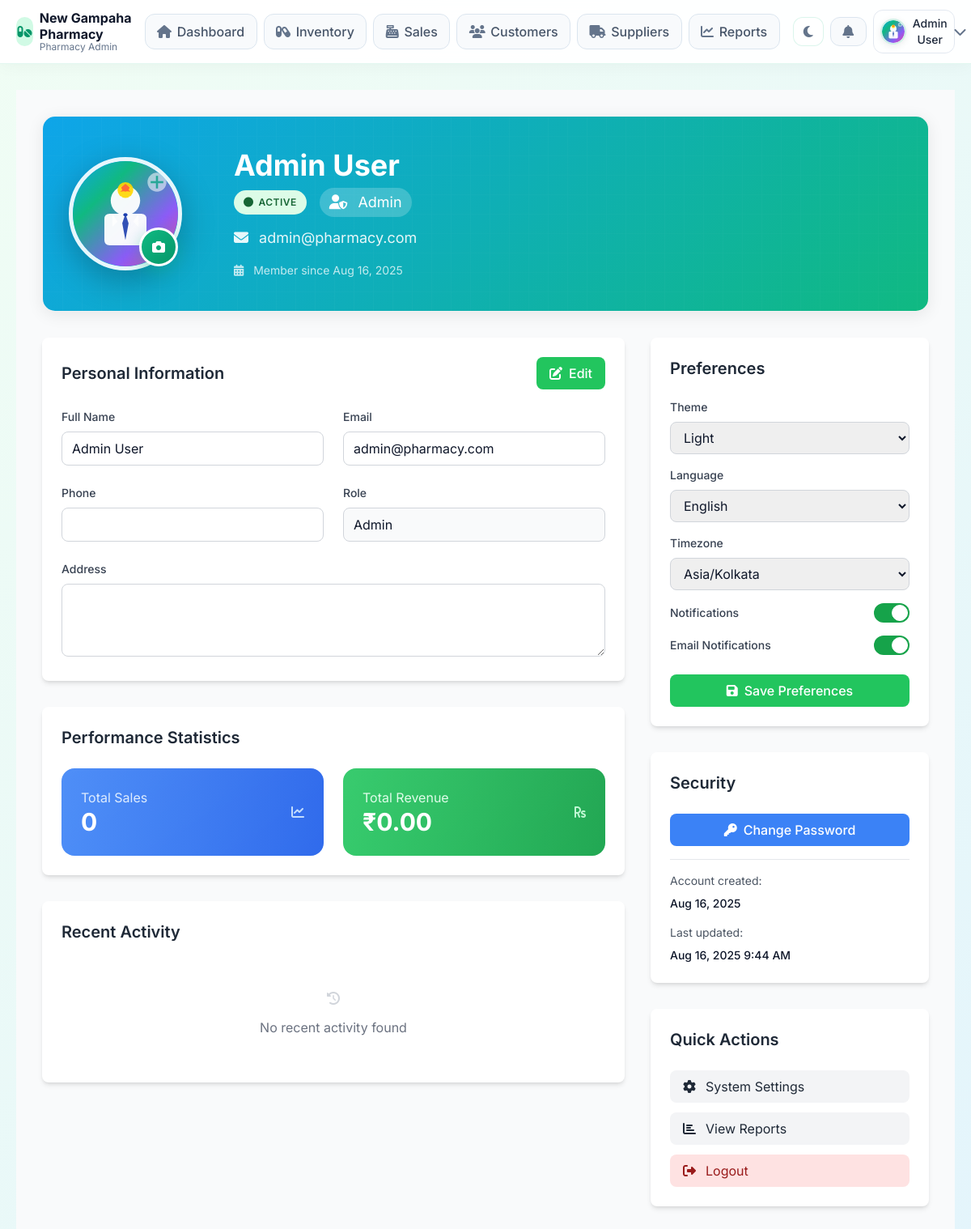
Page /admin/modules/profile/index.php (signed in) on the committed database.
### tables this page shows
CREATE TABLE users (
    id INT PRIMARY KEY AUTO_INCREMENT,
    name VARCHAR(100) NOT NULL,
    email VARCHAR(100) UNIQUE NOT NULL,
    password VARCHAR(255) NOT NULL,
    role ENUM('admin', 'pharmacist', 'customer') NOT NULL DEFAULT 'customer',
    phone VARCHAR(20),
    address TEXT,
    profile_image VARCHAR(255),
    status ENUM('active', 'inactive') DEFAULT 'active',
    created_at TIMESTAMP DEFAULT CURRENT_TIMESTAMP,
    updated_at TIMESTAMP DEFAULT CURRENT_TIMESTAMP ON UPDATE CURRENT_TIMESTAMP
);

### admin/modules/profile/index.php (the view, shortened to what the rows shown need)
<?php
require_once '../../bootstrap.php';
$user_id = $_SESSION['user_id'];
$stmt = $pdo->prepare("
    SELECT u.*, up.theme, up.language, up.timezone, up.notifications, up.email_notifications
    FROM users u
    LEFT JOIN user_preferences up ON u.id = up.user_id
    WHERE u.id = ?
");
$stmt->execute([$user_id]);
include '../../includes/header.php';
?>
<link rel="stylesheet" href="../../assets/css/profile.css">
<div class="min-h-screen bg-gray-50 py-8">
    <div class="max-w-7xl mx-auto px-4 sm:px-6 lg:px-8">
        <div class="profile-card mb-8">
            <div class="profile-header px-8 py-10">
                <div class="flex items-center space-x-8">
                    <div class="text-white flex-grow">
                        <h1 class="text-4xl font-bold mb-2"><?php echo htmlspecialchars($user['name']); ?></h1>
                        <div class="flex items-center gap-4 mb-3">
                            <span class="profile-status-badge profile-status-<?php echo $user['status']; ?>">
                                <i class="fas fa-circle"></i>
                                <?php echo ucfirst($user['status']); ?>
                            </span>
                            <span class="text-lg capitalize bg-white bg-opacity-20 px-3 py-1 rounded-full">
                                <i class="fas fa-user-shield mr-2"></i>
                                <?php echo htmlspecialchars($user['role']); ?>
                            </span>
                        </div>
                        <p class="text-white text-opacity-90 text-lg mb-2">
                            <i class="fas fa-envelope mr-2"></i>
                            <?php echo htmlspecialchars($user['email']); ?>
                        </p>
                        <div class="mt-4 text-sm text-white text-opacity-75">
                            <i class="fas fa-calendar-alt mr-2"></i>
                            Member since <?php echo date('M j, Y', strtotime($user['created_at'])); ?>
                        </div>
                    </div>
                </div>
            </div>
        </div>
        <div class="grid grid-cols-1 lg:grid-cols-3 gap-8">
            <div class="lg:col-span-2 space-y-8">
                <div class="bg-white rounded-lg shadow-md p-6">
                    <div class="flex items-center justify-between mb-6">
                        <h2 class="text-xl font-semibold text-gray-800" style="font-family: var(--font-secondary);">Personal Information</h2>
                    </div>
                    <form id="profileForm" onsubmit="updateProfile(event)">
                        <div class="grid grid-cols-1 md:grid-cols-2 gap-6">
                            <div>
                                <label class="block text-sm font-medium text-gray-700 mb-2">Full Name</label>
                                <input type="text" id="name" name="name" value="<?php echo htmlspecialchars($user['name']); ?>"
                                       class="form-input w-full px-3 py-2 border border-gray-300 rounded-lg focus:ring-2 focus:ring-green-500 focus:border-transparent"
                                       readonly>
                            </div>
                            <div>
                                <label class="block text-sm font-medium text-gray-700 mb-2">Email</label>
                                <input type="email" id="email" name="email" value="<?php echo htmlspecialchars($user['email']); ?>"
                                       class="form-input w-full px-3 py-2 border border-gray-300 rounded-lg focus:ring-2 focus:ring-green-500 focus:border-transparent"
                                       readonly>
                            </div>
                            <div>
                                <label class="block text-sm font-medium text-gray-700 mb-2">Role</label>
                                <input type="text" value="<?php echo ucfirst($user['role']); ?>"
                                       class="w-full px-3 py-2 border border-gray-300 rounded-lg bg-gray-50"
                                       readonly>
                            </div>
                        </div>
                    </form>
                </div>
                <?php if (in_array($user['role'], ['admin', 'pharmacist'])): ?>
                <div class="bg-white rounded-lg shadow-md p-6">
                    <h2 class="text-xl font-semibold text-gray-800 mb-6" style="font-family: var(--font-secondary);">Performance Statistics</h2>
                </div>
                <?php endif; ?>
                <div class="bg-white rounded-lg shadow-md p-6">
                    <h2 class="text-xl font-semibold text-gray-800 mb-6" style="font-family: var(--font-secondary);">Recent Activity</h2>
                </div>
            </div>
            <div class="space-y-8">
                <div class="bg-white rounded-lg shadow-md p-6">
                    <h2 class="text-xl font-semibold text-gray-800 mb-6" style="font-family: var(--font-secondary);">Preferences</h2>
                </div>
                <div class="bg-white rounded-lg shadow-md p-6">
                    <h2 class="text-xl font-semibold text-gray-800 mb-6" style="font-family: var(--font-secondary);">Security</h2>
                    <div class="space-y-4">
                        <div class="border-t pt-4">
                            <p class="text-sm text-gray-600 mb-2">Account created:</p>
                            <p class="text-sm font-medium"><?php echo date('M j, Y', strtotime($user['created_at'])); ?></p>
                        </div>
                        <div>
                            <p class="text-sm text-gray-600 mb-2">Last updated:</p>
                            <p class="text-sm font-medium"><?php echo date('M j, Y g:i A', strtotime($user['updated_at'])); ?></p>
                        </div>
                    </div>
                </div>
                <div class="bg-white rounded-lg shadow-md p-6">
                    <h2 class="text-xl font-semibold text-gray-800 mb-6" style="font-family: var(--font-secondary);">Quick Actions</h2>
                </div>
            </div>
        </div>
    </div>
</div>
<?php include '../../includes/footer.php'; ?>

### admin/includes/navbar.php (shortened to what the rows shown need)
<?php
$profileImage = ($user && !empty($user['profile_image']))
  ? url('uploads/profiles/' . $user['profile_image'])
  : url('assets/images/default-avatar.svg');
?>
<nav
  class="sticky top-0 z-50 border-b border-slate-200/70 bg-white/92 backdrop-blur dark:bg-slate-900/95 dark:border-slate-700">
  <div class="pc-container !py-3">
    <div class="flex items-center justify-between gap-4">
      <div class="flex items-center gap-2">
        <div class="relative">
          <button
            class="flex items-center gap-2 rounded-xl border border-slate-200 dark:border-slate-700 px-2 py-1.5 hover:bg-emerald-50 dark:hover:bg-emerald-50/10 text-slate-700 dark:text-slate-100"
            onclick="toggleUserMenu()">
            <img src="<?php echo $profileImage; ?>" alt="Profile" class="h-8 w-8 rounded-full object-cover"
              onerror="this.src='<?php echo url('assets/images/default-avatar.svg'); ?>'">
            <span
              class="hidden lg:inline text-sm font-medium"><?php echo htmlspecialchars($user['name'] ?? 'User'); ?></span>
            <i class="fas fa-chevron-down text-xs text-slate-400"></i>
          </button>
        </div>
      </div>
    </div>
  </div>
</nav>

### rows in the picture
users: name "Admin User", status "ACTIVE", role "Admin", email "admin@pharmacy.com", created_at "Aug 16, 2025", updated_at "Aug 16, 2025 9:44 AM"

### other values in the picture
$stats['sales']['total_sales'] "0"
$stats['sales']['total_revenue'] "0.00"
